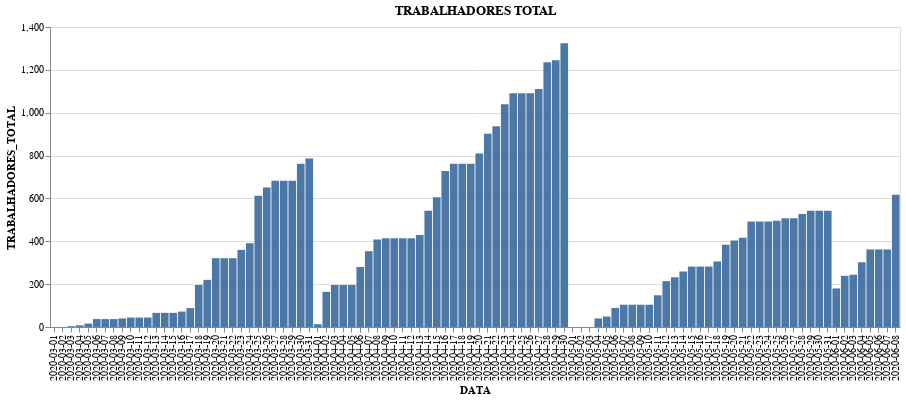

Source (notebook cell):
### Code cell
base = alt.Chart(despedimentos).mark_bar().encode(
    x='DATA',
).properties(
    width=850
)
red = alt.value('#f54242')
base.encode(y='TRABALHADORES_TOTAL').properties(title='TRABALHADORES TOTAL') #| base.encode(y='POR DIA').properties(title='Por dia')

### Figure 1 — Vega-Lite specification as saved in the notebook (floating-point values rounded to 4 significant figures)
{"config": {"view": {"continuousWidth": 400, "continuousHeight": 300}}, "data": {"name": "data-8eecb929b0ce70ef676a0a31604851dd"}, "mark": "bar", "encoding": {"x": {"type": "nominal", "field": "DATA"}, "y": {"type": "quantitative", "field": "TRABALHADORES_TOTAL"}}, "title": "TRABALHADORES TOTAL", "width": 850, "$schema": "https://vega.github.io/schema/vega-lite/v4.8.1.json", "datasets": {"data-8eecb929b0ce70ef676a0a31604851dd": [{"DATA": "2020-03-01", "COLETIVOS_TOTAL": 0, "COLETIVOS_MICRO": 0, "TRABALHADORES_TOTAL": 0, "TRABALHADORES_MICRO": 0}, {"DATA": "2020-03-02", "COLETIVOS_TOTAL": 0, "COLETIVOS_MICRO": 0, "TRABALHADORES_TOTAL": 0, "TRABALHADORES_MICRO": 0}, {"DATA": "2020-03-03", "COLETIVOS_TOTAL": 1, "COLETIVOS_MICRO": 1, "TRABALHADORES_TOTAL": 4, "TRABALHADORES_MICRO": 4}, {"DATA": "2020-03-04", "COLETIVOS_TOTAL": 2, "COLETIVOS_MICRO": 1, "TRABALHADORES_TOTAL": 8, "TRABALHADORES_MICRO": 4}, {"DATA": "2020-03-05", "COLETIVOS_TOTAL": 4, "COLETIVOS_MICRO": 3, "TRABALHADORES_TOTAL": 16, "TRABALHADORES_MICRO": 12}, {"DATA": "2020-03-06", "COLETIVOS_TOTAL": 6, "COLETIVOS_MICRO": 3, "TRABALHADORES_TOTAL": 37, "TRABALHADORES_MICRO": 12}, {"DATA": "2020-03-07", "COLETIVOS_TOTAL": 6, "COLETIVOS_MICRO": 3, "TRABALHADORES_TOTAL": 37, "TRABALHADORES_MICRO": 12}, {"DATA": "2020-03-08", "COLETIVOS_TOTAL": 6, "COLETIVOS_MICRO": 3, "TRABALHADORES_TOTAL": 37, "TRABALHADORES_MICRO": 12}, {"DATA": "2020-03-09", "COLETIVOS_TOTAL": 7, "COLETIVOS_MICRO": 4, "TRABALHADORES_TOTAL": 40, "TRABALHADORES_MICRO": 15}, {"DATA": "2020-03-10", "COLETIVOS_TOTAL": 8, "COLETIVOS_MICRO": 5, "TRABALHADORES_TOTAL": 44, "TRABALHADORES_MICRO": 19}, {"DATA": "2020-03-11", "COLETIVOS_TOTAL": 8, "COLETIVOS_MICRO": 5, "TRABALHADORES_TOTAL": 44, "TRABALHADORES_MICRO": 19}, {"DATA": "2020-03-12", "COLETIVOS_TOTAL": 8, "COLETIVOS_MICRO": 5, "TRABALHADORES_TOTAL": 44, "TRABALHADORES_MICRO": 19}, {"DATA": "2020-03-13", "COLETIVOS_TOTAL": 12, "COLETIVOS_MICRO": 8, "TRABALHADORES_TOTAL": 66, "TRABALHADORES_MICRO": 31}, {"DATA": "2020-03-14", "COLETIVOS_TOTAL": 12, "COLETIVOS_MICRO": 8, "TRABALHADORES_TOTAL": 66, "TRABALHADORES_MICRO": 31}, {"DATA": "2020-03-15", "COLETIVOS_TOTAL": 12, "COLETIVOS_MICRO": 8, "TRABALHADORES_TOTAL": 66, "TRABALHADORES_MICRO": 31}, {"DATA": "2020-03-16", "COLETIVOS_TOTAL": 14, "COLETIVOS_MICRO": 9, "TRABALHADORES_TOTAL": 72, "TRABALHADORES_MICRO": 33}, {"DATA": "2020-03-17", "COLETIVOS_TOTAL": 16, "COLETIVOS_MICRO": 9, "TRABALHADORES_TOTAL": 88, "TRABALHADORES_MICRO": 33}, {"DATA": "2020-03-18", "COLETIVOS_TOTAL": 20, "COLETIVOS_MICRO": 12, "TRABALHADORES_TOTAL": 196, "TRABALHADORES_MICRO": 51}, {"DATA": "2020-03-19", "COLETIVOS_TOTAL": 23, "COLETIVOS_MICRO": 13, "TRABALHADORES_TOTAL": 220, "TRABALHADORES_MICRO": 55}, {"DATA": "2020-03-20", "COLETIVOS_TOTAL": 26, "COLETIVOS_MICRO": 13, "TRABALHADORES_TOTAL": 321, "TRABALHADORES_MICRO": 55}, {"DATA": "2020-03-21", "COLETIVOS_TOTAL": 26, "COLETIVOS_MICRO": 13, "TRABALHADORES_TOTAL": 321, "TRABALHADORES_MICRO": 55}, {"DATA": "2020-03-22", "COLETIVOS_TOTAL": 26, "COLETIVOS_MICRO": 13, "TRABALHADORES_TOTAL": 321, "TRABALHADORES_MICRO": 55}, {"DATA": "2020-03-23", "COLETIVOS_TOTAL": 29, "COLETIVOS_MICRO": 14, "TRABALHADORES_TOTAL": 360, "TRABALHADORES_MICRO": 64}, {"DATA": "2020-03-24", "COLETIVOS_TOTAL": 32, "COLETIVOS_MICRO": 14, "TRABALHADORES_TOTAL": 391, "TRABALHADORES_MICRO": 64}, {"DATA": "2020-03-25", "COLETIVOS_TOTAL": 45, "COLETIVOS_MICRO": 21, "TRABALHADORES_TOTAL": 612, "TRABALHADORES_MICRO": 106}, {"DATA": "2020-03-26", "COLETIVOS_TOTAL": 47, "COLETIVOS_MICRO": 22, "TRABALHADORES_TOTAL": 651, "TRABALHADORES_MICRO": 109}, {"DATA": "2020-03-27", "COLETIVOS_TOTAL": 49, "COLETIVOS_MICRO": 22, "TRABALHADORES_TOTAL": 682, "TRABALHADORES_MICRO": 109}, {"DATA": "2020-03-28", "COLETIVOS_TOTAL": 49, "COLETIVOS_MICRO": 22, "TRABALHADORES_TOTAL": 682, "TRABALHADORES_MICRO": 109}, {"DATA": "2020-03-29", "COLETIVOS_TOTAL": 49, "COLETIVOS_MICRO": 22, "TRABALHADORES_TOTAL": 682, "TRABALHADORES_MICRO": 109}, {"DATA": "2020-03-30", "COLETIVOS_TOTAL": 53, "COLETIVOS_MICRO": 24, "TRABALHADORES_TOTAL": 762, "TRABALHADORES_MICRO": 123}, {"DATA": "2020-03-31", "COLETIVOS_TOTAL": 57, "COLETIVOS_MICRO": 27, "TRABALHADORES_TOTAL": 786, "TRABALHADORES_MICRO": 143}, {"DATA": "2020-04-01", "COLETIVOS_TOTAL": 2, "COLETIVOS_MICRO": 1, "TRABALHADORES_TOTAL": 13, "TRABALHADORES_MICRO": 3}, {"DATA": "2020-04-02", "COLETIVOS_TOTAL": 18, "COLETIVOS_MICRO": 10, "TRABALHADORES_TOTAL": 164, "TRABALHADORES_MICRO": 52}, {"DATA": "2020-04-03", "COLETIVOS_TOTAL": 21, "COLETIVOS_MICRO": 11, "TRABALHADORES_TOTAL": 196, "TRABALHADORES_MICRO": 57}, {"DATA": "2020-04-04", "COLETIVOS_TOTAL": 21, "COLETIVOS_MICRO": 11, "TRABALHADORES_TOTAL": 196, "TRABALHADORES_MICRO": 57}, {"DATA": "2020-04-05", "COLETIVOS_TOTAL": 21, "COLETIVOS_MICRO": 11, "TRABALHADORES_TOTAL": 196, "TRABALHADORES_MICRO": 57}, {"DATA": "2020-04-06", "COLETIVOS_TOTAL": 33, "COLETIVOS_MICRO": 19, "TRABALHADORES_TOTAL": 280, "TRABALHADORES_MICRO": 91}, {"DATA": "2020-04-07", "COLETIVOS_TOTAL": 44, "COLETIVOS_MICRO": 28, "TRABALHADORES_TOTAL": 354, "TRABALHADORES_MICRO": 137}, {"DATA": "2020-04-08", "COLETIVOS_TOTAL": 48, "COLETIVOS_MICRO": 30, "TRABALHADORES_TOTAL": 408, "TRABALHADORES_MICRO": 142}, {"DATA": "2020-04-09", "COLETIVOS_TOTAL": 50, "COLETIVOS_MICRO": 32, "TRABALHADORES_TOTAL": 414, "TRABALHADORES_MICRO": 148}, {"DATA": "2020-04-10", "COLETIVOS_TOTAL": 50, "COLETIVOS_MICRO": 32, "TRABALHADORES_TOTAL": 414, "TRABALHADORES_MICRO": 148}, {"DATA": "2020-04-11", "COLETIVOS_TOTAL": 50, "COLETIVOS_MICRO": 32, "TRABALHADORES_TOTAL": 414, "TRABALHADORES_MICRO": 148}, {"DATA": "2020-04-12", "COLETIVOS_TOTAL": 50, "COLETIVOS_MICRO": 32, "TRABALHADORES_TOTAL": 414, "TRABALHADORES_MICRO": 148}, {"DATA": "2020-04-13", "COLETIVOS_TOTAL": 52, "COLETIVOS_MICRO": 33, "TRABALHADORES_TOTAL": 429, "TRABALHADORES_MICRO": 152}, {"DATA": "2020-04-14", "COLETIVOS_TOTAL": 66, "COLETIVOS_MICRO": 42, "TRABALHADORES_TOTAL": 542, "TRABALHADORES_MICRO": 197}, {"DATA": "2020-04-15", "COLETIVOS_TOTAL": 70, "COLETIVOS_MICRO": 44, "TRABALHADORES_TOTAL": 605, "TRABALHADORES_MICRO": 210}, {"DATA": "2020-04-16", "COLETIVOS_TOTAL": 85, "COLETIVOS_MICRO": 51, "TRABALHADORES_TOTAL": 728, "TRABALHADORES_MICRO": 243}, {"DATA": "2020-04-17", "COLETIVOS_TOTAL": 90, "COLETIVOS_MICRO": 53, "TRABALHADORES_TOTAL": 762, "TRABALHADORES_MICRO": 256}, {"DATA": "2020-04-18", "COLETIVOS_TOTAL": 90, "COLETIVOS_MICRO": 53, "TRABALHADORES_TOTAL": 762, "TRABALHADORES_MICRO": 256}, {"DATA": "2020-04-19", "COLETIVOS_TOTAL": 90, "COLETIVOS_MICRO": 53, "TRABALHADORES_TOTAL": 762, "TRABALHADORES_MICRO": 256}, {"DATA": "2020-04-20", "COLETIVOS_TOTAL": 95, "COLETIVOS_MICRO": 56, "TRABALHADORES_TOTAL": 810, "TRABALHADORES_MICRO": 263}, {"DATA": "2020-04-21", "COLETIVOS_TOTAL": 101, "COLETIVOS_MICRO": 57, "TRABALHADORES_TOTAL": 902, "TRABALHADORES_MICRO": 265}, {"DATA": "2020-04-22", "COLETIVOS_TOTAL": 105, "COLETIVOS_MICRO": 59, "TRABALHADORES_TOTAL": 937, "TRABALHADORES_MICRO": 277}, {"DATA": "2020-04-23", "COLETIVOS_TOTAL": 115, "COLETIVOS_MICRO": 65, "TRABALHADORES_TOTAL": 1040, "TRABALHADORES_MICRO": 305}, {"DATA": "2020-04-24", "COLETIVOS_TOTAL": 120, "COLETIVOS_MICRO": 67, "TRABALHADORES_TOTAL": 1091, "TRABALHADORES_MICRO": 316}, {"DATA": "2020-04-25", "COLETIVOS_TOTAL": 120, "COLETIVOS_MICRO": 67, "TRABALHADORES_TOTAL": 1091, "TRABALHADORES_MICRO": 316}, {"DATA": "2020-04-26", "COLETIVOS_TOTAL": 120, "COLETIVOS_MICRO": 67, "TRABALHADORES_TOTAL": 1091, "TRABALHADORES_MICRO": 316}, {"DATA": "2020-04-27", "COLETIVOS_TOTAL": 123, "COLETIVOS_MICRO": 70, "TRABALHADORES_TOTAL": 1111, "TRABALHADORES_MICRO": 336}, {"DATA": "2020-04-28", "COLETIVOS_TOTAL": 130, "COLETIVOS_MICRO": 73, "TRABALHADORES_TOTAL": 1235, "TRABALHADORES_MICRO": 358}, {"DATA": "2020-04-29", "COLETIVOS_TOTAL": 133, "COLETIVOS_MICRO": 75, "TRABALHADORES_TOTAL": 1245, "TRABALHADORES_MICRO": 365}, {"DATA": "2020-04-30", "COLETIVOS_TOTAL": 140, "COLETIVOS_MICRO": 79, "TRABALHADORES_TOTAL": 1324, "TRABALHADORES_MICRO": 381}, {"DATA": "2020-05-01", "COLETIVOS_TOTAL": 0, "COLETIVOS_MICRO": 0, "TRABALHADORES_TOTAL": 0, "TRABALHADORES_MICRO": 0}, {"DATA": "2020-05-02", "COLETIVOS_TOTAL": 0, "COLETIVOS_MICRO": 0, "TRABALHADORES_TOTAL": 0, "TRABALHADORES_MICRO": 0}, {"DATA": "2020-05-03", "COLETIVOS_TOTAL": 0, "COLETIVOS_MICRO": 0, "TRABALHADORES_TOTAL": 0, "TRABALHADORES_MICRO": 0}, {"DATA": "2020-05-04", "COLETIVOS_TOTAL": 5, "COLETIVOS_MICRO": 2, "TRABALHADORES_TOTAL": 40, "TRABALHADORES_MICRO": 13}, {"DATA": "2020-05-05", "COLETIVOS_TOTAL": 8, "COLETIVOS_MICRO": 4, "TRABALHADORES_TOTAL": 49, "TRABALHADORES_MICRO": 19}, {"DATA": "2020-05-06", "COLETIVOS_TOTAL": 12, "COLETIVOS_MICRO": 6, "TRABALHADORES_TOTAL": 89, "TRABALHADORES_MICRO": 27}, {"DATA": "2020-05-07", "COLETIVOS_TOTAL": 14, "COLETIVOS_MICRO": 6, "TRABALHADORES_TOTAL": 104, "TRABALHADORES_MICRO": 27}, {"DATA": "2020-05-08", "COLETIVOS_TOTAL": 14, "COLETIVOS_MICRO": 6, "TRABALHADORES_TOTAL": 104, "TRABALHADORES_MICRO": 27}, {"DATA": "2020-05-09", "COLETIVOS_TOTAL": 14, "COLETIVOS_MICRO": 6, "TRABALHADORES_TOTAL": 104, "TRABALHADORES_MICRO": 27}, {"DATA": "2020-05-10", "COLETIVOS_TOTAL": 14, "COLETIVOS_MICRO": 6, "TRABALHADORES_TOTAL": 104, "TRABALHADORES_MICRO": 27}, {"DATA": "2020-05-11", "COLETIVOS_TOTAL": 21, "COLETIVOS_MICRO": 10, "TRABALHADORES_TOTAL": 148, "TRABALHADORES_MICRO": 40}, {"DATA": "2020-05-12", "COLETIVOS_TOTAL": 26, "COLETIVOS_MICRO": 13, "TRABALHADORES_TOTAL": 214, "TRABALHADORES_MICRO": 51}, {"DATA": "2020-05-13", "COLETIVOS_TOTAL": 30, "COLETIVOS_MICRO": 15, "TRABALHADORES_TOTAL": 232, "TRABALHADORES_MICRO": 55}, {"DATA": "2020-05-14", "COLETIVOS_TOTAL": 34, "COLETIVOS_MICRO": 18, "TRABALHADORES_TOTAL": 259, "TRABALHADORES_MICRO": 69}, {"DATA": "2020-05-15", "COLETIVOS_TOTAL": 37, "COLETIVOS_MICRO": 19, "TRABALHADORES_TOTAL": 282, "TRABALHADORES_MICRO": 73}, {"DATA": "2020-05-16", "COLETIVOS_TOTAL": 37, "COLETIVOS_MICRO": 19, "TRABALHADORES_TOTAL": 282, "TRABALHADORES_MICRO": 73}, {"DATA": "2020-05-17", "COLETIVOS_TOTAL": 37, "COLETIVOS_MICRO": 19, "TRABALHADORES_TOTAL": 282, "TRABALHADORES_MICRO": 73}, {"DATA": "2020-05-18", "COLETIVOS_TOTAL": 38, "COLETIVOS_MICRO": 19, "TRABALHADORES_TOTAL": 306, "TRABALHADORES_MICRO": 73}, {"DATA": "2020-05-19", "COLETIVOS_TOTAL": 43, "COLETIVOS_MICRO": 20, "TRABALHADORES_TOTAL": 384, "TRABALHADORES_MICRO": 79}, {"DATA": "2020-05-20", "COLETIVOS_TOTAL": 44, "COLETIVOS_MICRO": 20, "TRABALHADORES_TOTAL": 404, "TRABALHADORES_MICRO": 79}, {"DATA": "2020-05-21", "COLETIVOS_TOTAL": 45, "COLETIVOS_MICRO": 20, "TRABALHADORES_TOTAL": 417, "TRABALHADORES_MICRO": 79}, {"DATA": "2020-05-22", "COLETIVOS_TOTAL": 51, "COLETIVOS_MICRO": 21, "TRABALHADORES_TOTAL": 492, "TRABALHADORES_MICRO": 83}, {"DATA": "2020-05-23", "COLETIVOS_TOTAL": 51, "COLETIVOS_MICRO": 21, "TRABALHADORES_TOTAL": 492, "TRABALHADORES_MICRO": 83}, {"DATA": "2020-05-24", "COLETIVOS_TOTAL": 51, "COLETIVOS_MICRO": 21, "TRABALHADORES_TOTAL": 492, "TRABALHADORES_MICRO": 83}, {"DATA": "2020-05-25", "COLETIVOS_TOTAL": 52, "COLETIVOS_MICRO": 21, "TRABALHADORES_TOTAL": 496, "TRABALHADORES_MICRO": 83}, {"DATA": "2020-05-26", "COLETIVOS_TOTAL": 54, "COLETIVOS_MICRO": 23, "TRABALHADORES_TOTAL": 507, "TRABALHADORES_MICRO": 94}, {"DATA": "2020-05-27", "COLETIVOS_TOTAL": 54, "COLETIVOS_MICRO": 23, "TRABALHADORES_TOTAL": 507, "TRABALHADORES_MICRO": 94}, {"DATA": "2020-05-28", "COLETIVOS_TOTAL": 55, "COLETIVOS_MICRO": 23, "TRABALHADORES_TOTAL": 527, "TRABALHADORES_MICRO": 94}, {"DATA": "2020-05-29", "COLETIVOS_TOTAL": 57, "COLETIVOS_MICRO": 23, "TRABALHADORES_TOTAL": 542, "TRABALHADORES_MICRO": 94}, {"DATA": "2020-05-30", "COLETIVOS_TOTAL": 57, "COLETIVOS_MICRO": 23, "TRABALHADORES_TOTAL": 542, "TRABALHADORES_MICRO": 94}, {"DATA": "2020-05-31", "COLETIVOS_TOTAL": 57, "COLETIVOS_MICRO": 23, "TRABALHADORES_TOTAL": 542, "TRABALHADORES_MICRO": 94}, {"DATA": "2020-06-01", "COLETIVOS_TOTAL": 3, "COLETIVOS_MICRO": 0, "TRABALHADORES_TOTAL": 180, "TRABALHADORES_MICRO": 0}, {"DATA": "2020-06-02", "COLETIVOS_TOTAL": 9, "COLETIVOS_MICRO": 1, "TRABALHADORES_TOTAL": 239, "TRABALHADORES_MICRO": 4}, {"DATA": "2020-06-03", "COLETIVOS_TOTAL": 10, "COLETIVOS_MICRO": 2, "TRABALHADORES_TOTAL": 244, "TRABALHADORES_MICRO": 9}, {"DATA": "2020-06-04", "COLETIVOS_TOTAL": 13, "COLETIVOS_MICRO": 4, "TRABALHADORES_TOTAL": 302, "TRABALHADORES_MICRO": 15}, {"DATA": "2020-06-05", "COLETIVOS_TOTAL": 16, "COLETIVOS_MICRO": 4, "TRABALHADORES_TOTAL": 362, "TRABALHADORES_MICRO": 15}, {"DATA": "2020-06-06", "COLETIVOS_TOTAL": 16, "COLETIVOS_MICRO": 4, "TRABALHADORES_TOTAL": 362, "TRABALHADORES_MICRO": 15}, {"DATA": "2020-06-07", "COLETIVOS_TOTAL": 16, "COLETIVOS_MICRO": 4, "TRABALHADORES_TOTAL": 362, "TRABALHADORES_MICRO": 15}, {"DATA": "2020-06-08", "COLETIVOS_TOTAL": 21, "COLETIVOS_MICRO": 6, "TRABALHADORES_TOTAL": 617, "TRABALHADORES_MICRO": 28}]}}
